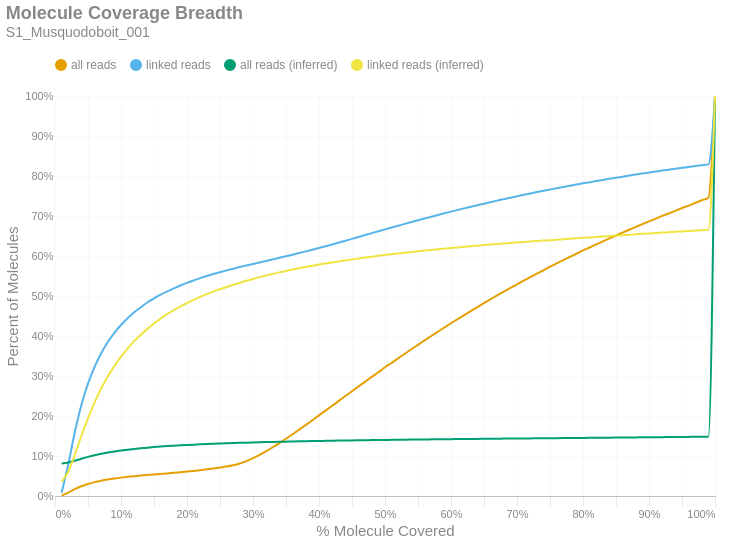

Notebook code cell kept with this figure:
### Markdown cell above
### Molecule Read Coverage
This chart shows molecule coverage breadth as computed by the number of bases aligned to that molecule. In other words, "*how much of each unique long molecule is actually sequenced/aligned?*" Keep in mind there is a distinction between sequences and alignments, since some sequences belonging to a particular molecule may not align well and wouldn't appear in the alignment data. This chart also shows molecule coverage breadth as computed by the *inferred fragment* from which the aligned sequences originate. Unlike read coverage, this calculation takes into account the total insert size, including unsequenced gaps between the forward and reverse reads. Like the previous figures, these are cumulative percents.

### Code cell
if SKIPLR:
    print_html(f"Skipped")
else:
    binned_df = consolidated_hist(valids['coverage_bp'], mask, 0.01, True)
    binned_df_inf = consolidated_hist(valids['coverage_inserts'], mask, 0.01, True)
    binned_df = binned_df.with_columns(pl.lit(binned_df_inf['all reads (cumsum)']).alias('all reads (inferred)'))
    binned_df = binned_df.with_columns(pl.lit(binned_df_inf['linked reads (cumsum)']).alias('linked reads (inferred)'))
    binned_df = binned_df.with_columns(
        (pl.col('bin').cast(pl.Float64) + 0.01).alias('right_edge')
    )

    with SafeRender(binned_df):
        (
            density_plot(binned_df, 'Molecule Coverage Breadth', samplename, 'molcov', ['all reads (inferred)','linked reads (inferred)'])
            .encode(
                #x=alt.X('bin:Q', title="% Molecule Covered").axis(format = '%').scale(padding=0),
                x=alt.X('right_edge:Q', title="% Molecule Covered").axis(format='%').scale(padding=0),
                y=alt.Y('value:Q', title='Percent of Molecules')
                    .axis(format='%')
                    .stack(False)
                    .scale(domainMin=0, padding=0),
                color=alt.Color("key:N").scale(domain = ["all reads", "linked reads", "all reads (inferred)", "linked reads (inferred)"]),
                tooltip = [
                    alt.Tooltip("key:N", title = "Data Type"),
                    alt.Tooltip("range_label:N", title="% Molecule Covered"),
                    alt.Tooltip("value:Q", format = ".2%", title="% Molecules")
                ]
            )
        ).display()

### Figure 1 — Vega-Lite specification as saved in the notebook (floating-point values rounded to 4 significant figures)
{"width": "container", "height": 400, "config": {"title": {"anchor": "start", "dy": -15, "fontSize": 18, "color": "#888888", "subtitleColor": "#888888", "subtitleFontSize": 14}, "arc": {"fill": "#0072B2"}, "axis": {"domainColor": "#888888", "domainWidth": 0.5, "gridWidth": 0.2, "grid": false, "titleFontWeight": 400, "titleFontSize": 15, "labelFontSize": 11, "labelColor": "#888888", "tickColor": "#888888", "tickWidth": 0.2, "titleColor": "#888888"}, "axisBand": {"grid": false}, "axisX": {"grid": true, "tickSize": 10, "domainCap": "round"}, "axisY": {"domain": false, "grid": true, "tickSize": 0, "domainCap": "round"}, "background": "transparent", "header": {"labelFontSize": 15, "labelColor": "#888888", "titleFontSize": 15, "titleFontWeight": 600, "titleColor": "#888888"}, "legend": {"labelFont": "sans-serif", "labelFontSize": 12, "labelColor": "#888888", "symbolSize": 100, "symbolType": "circle", "titleFontSize": 12, "titlePadding": 10, "titleColor": "#888888", "title": null, "orient": "top"}, "range": {"category": ["#E69F00", "#56B4E9", "#009E73", "#F0E442", "#0072B2", "#D55E00", "#CC79A7", "#000000"], "diverging": ["#cfe8f3", "#a2d4ec", "#73bfe2", "#46abdb", "#1696d2", "#12719e"]}, "area": {"fill": "#0072B2", "fillOpacity": 0.7, "line": true, "strokeOpacity": 0.7}, "line": {"color": "#0072B2", "stroke": "#0072B2", "strokeWidth": 2}, "trail": {"color": "#0072B2", "stroke": "#0072B2", "strokeWidth": 0, "size": 1}, "point": {"filled": true, "fillOpacity": 1.0, "size": 95}, "text": {"color": "#888888", "fontSize": 11, "align": "right", "fontWeight": 400, "size": 11}, "bar": {"fill": "#0072B2", "stroke": null}, "view": {"stroke": null, "continuousWidth": 660, "continuousHeight": 400}}, "data": {"name": "data-4d8dcf11b43961adbbf07aa567b5b1f1"}, "mark": {"type": "line", "interpolate": "monotone", "point": {"opacity": 0, "size": 275}}, "encoding": {"color": {"field": "key", "scale": {"domain": ["all reads", "linked reads", "all reads (inferred)", "linked reads (inferred)"]}, "type": "nominal"}, "tooltip": [{"field": "key", "title": "Data Type", "type": "nominal"}, {"field": "range_label", "title": "% Molecule Covered", "type": "nominal"}, {"field": "value", "format": ".2%", "title": "% Molecules", "type": "quantitative"}], "x": {"axis": {"format": "%"}, "field": "right_edge", "scale": {"padding": 0}, "title": "% Molecule Covered", "type": "quantitative"}, "y": {"axis": {"format": "%"}, "field": "value", "scale": {"domainMin": 0, "padding": 0}, "stack": false, "title": "Percent of Molecules", "type": "quantitative"}}, "params": [{"name": "param_c36ac31b6afebe62", "select": {"type": "point", "fields": ["key"]}, "bind": "legend"}], "title": {"text": "Molecule Coverage Breadth", "subtitle": "S1_Musquodoboit_001"}, "transform": [{"fold": ["all reads (cumsum)", "linked reads (cumsum)", "all reads (inferred)", "linked reads (inferred)"]}, {"calculate": "replace(datum.key, ' (cumsum)', '')", "as": "key"}, {"filter": {"param": "param_c36ac31b6afebe62"}}], "usermeta": {"embedOptions": {"downloadFileName": "S1_Musquodoboit_001.molcov"}}, "$schema": "https://vega.github.io/schema/vega-lite/v6.1.0.json", "datasets": {"data-4d8dcf11b43961adbbf07aa567b5b1f1": [{"bin": "0.0", "interval": "0.0-0.01", "all reads": 0.001072, "linked reads": 0.008127, "all reads (cumsum)": 0.001072, "linked reads (cumsum)": 0.008127, "range_label": "0.0-0.01", "all reads (inferred)": 0.08101, "linked reads (inferred)": 0.03617, "right_edge": 0.01}, {"bin": "0.01", "interval": "0.01-0.02", "all reads": 0.007571, "linked reads": 0.06993, "all reads (cumsum)": 0.008642, "linked reads (cumsum)": 0.07805, "range_label": "0.01-0.02", "all reads (inferred)": 0.08371, "linked reads (inferred)": 0.06, "right_edge": 0.02}, {"bin": "0.02", "interval": "0.02-0.03", "all reads": 0.008628, "linked reads": 0.08153, "all reads (cumsum)": 0.01727, "linked reads (cumsum)": 0.1596, "range_label": "0.02-0.03", "all reads (inferred)": 0.08829, "linked reads (inferred)": 0.1031, "right_edge": 0.03}, {"bin": "0.03", "interval": "0.03-0.04", "all reads": 0.007229, "linked reads": 0.06792, "all reads (cumsum)": 0.0245, "linked reads (cumsum)": 0.2275, "range_label": "0.03-0.04", "all reads (inferred)": 0.0932, "linked reads (inferred)": 0.1501, "right_edge": 0.04}, {"bin": "0.04", "interval": "0.04-0.05", "all reads": 0.005652, "linked reads": 0.05328, "all reads (cumsum)": 0.03015, "linked reads (cumsum)": 0.2808, "range_label": "0.04-0.05", "all reads (inferred)": 0.09783, "linked reads (inferred)": 0.1942, "right_edge": 0.05}, {"bin": "0.05", "interval": "0.05-0.06", "all reads": 0.004503, "linked reads": 0.04208, "all reads (cumsum)": 0.03465, "linked reads (cumsum)": 0.3229, "range_label": "0.05-0.06", "all reads (inferred)": 0.102, "linked reads (inferred)": 0.2341, "right_edge": 0.06}, {"bin": "0.06", "interval": "0.06-0.07", "all reads": 0.00364, "linked reads": 0.03403, "all reads (cumsum)": 0.0383, "linked reads (cumsum)": 0.3569, "range_label": "0.06-0.07", "all reads (inferred)": 0.1055, "linked reads (inferred)": 0.2687, "right_edge": 0.07}, {"bin": "0.07", "interval": "0.07-0.08", "all reads": 0.002994, "linked reads": 0.02799, "all reads (cumsum)": 0.04129, "linked reads (cumsum)": 0.3849, "range_label": "0.07-0.08", "all reads (inferred)": 0.1086, "linked reads (inferred)": 0.2986, "right_edge": 0.08}, {"bin": "0.08", "interval": "0.08-0.09", "all reads": 0.002511, "linked reads": 0.02313, "all reads (cumsum)": 0.0438, "linked reads (cumsum)": 0.408, "range_label": "0.08-0.09", "all reads (inferred)": 0.1114, "linked reads (inferred)": 0.3253, "right_edge": 0.09}, {"bin": "0.09", "interval": "0.09-0.1", "all reads": 0.002148, "linked reads": 0.01942, "all reads (cumsum)": 0.04595, "linked reads (cumsum)": 0.4274, "range_label": "0.09-0.1", "all reads (inferred)": 0.1138, "linked reads (inferred)": 0.3484, "right_edge": 0.1}, {"bin": "0.1", "interval": "0.1-0.11", "all reads": 0.001903, "linked reads": 0.01696, "all reads (cumsum)": 0.04785, "linked reads (cumsum)": 0.4444, "range_label": "0.1-0.11", "all reads (inferred)": 0.1159, "linked reads (inferred)": 0.3687, "right_edge": 0.11}, {"bin": "0.11", "interval": "0.11-0.12", "all reads": 0.001694, "linked reads": 0.01487, "all reads (cumsum)": 0.04955, "linked reads (cumsum)": 0.4593, "range_label": "0.11-0.12", "all reads (inferred)": 0.1177, "linked reads (inferred)": 0.3871, "right_edge": 0.12}, {"bin": "0.12", "interval": "0.12-0.13", "all reads": 0.001508, "linked reads": 0.01273, "all reads (cumsum)": 0.05105, "linked reads (cumsum)": 0.472, "range_label": "0.12-0.13", "all reads (inferred)": 0.1194, "linked reads (inferred)": 0.4034, "right_edge": 0.13}, {"bin": "0.13", "interval": "0.13-0.14", "all reads": 0.001426, "linked reads": 0.01168, "all reads (cumsum)": 0.05248, "linked reads (cumsum)": 0.4837, "range_label": "0.13-0.14", "all reads (inferred)": 0.1209, "linked reads (inferred)": 0.4178, "right_edge": 0.14}, {"bin": "0.14", "interval": "0.14-0.15", "all reads": 0.001339, "linked reads": 0.01031, "all reads (cumsum)": 0.05382, "linked reads (cumsum)": 0.494, "range_label": "0.14-0.15", "all reads (inferred)": 0.1223, "linked reads (inferred)": 0.4312, "right_edge": 0.15}, {"bin": "0.15", "interval": "0.15-0.16", "all reads": 0.001312, "linked reads": 0.009231, "all reads (cumsum)": 0.05513, "linked reads (cumsum)": 0.5032, "range_label": "0.15-0.16", "all reads (inferred)": 0.1236, "linked reads (inferred)": 0.4434, "right_edge": 0.16}, {"bin": "0.16", "interval": "0.16-0.17", "all reads": 0.001341, "linked reads": 0.008229, "all reads (cumsum)": 0.05647, "linked reads (cumsum)": 0.5114, "range_label": "0.16-0.17", "all reads (inferred)": 0.1247, "linked reads (inferred)": 0.4546, "right_edge": 0.17}, {"bin": "0.17", "interval": "0.17-0.18", "all reads": 0.001439, "linked reads": 0.007718, "all reads (cumsum)": 0.05791, "linked reads (cumsum)": 0.5192, "range_label": "0.17-0.18", "all reads (inferred)": 0.1257, "linked reads (inferred)": 0.4645, "right_edge": 0.18}, {"bin": "0.18", "interval": "0.18-0.19", "all reads": 0.001517, "linked reads": 0.00712, "all reads (cumsum)": 0.05943, "linked reads (cumsum)": 0.5263, "range_label": "0.18-0.19", "all reads (inferred)": 0.1267, "linked reads (inferred)": 0.4738, "right_edge": 0.19}, {"bin": "0.19", "interval": "0.19-0.2", "all reads": 0.001636, "linked reads": 0.006574, "all reads (cumsum)": 0.06106, "linked reads (cumsum)": 0.5329, "range_label": "0.19-0.2", "all reads (inferred)": 0.1276, "linked reads (inferred)": 0.4825, "right_edge": 0.2}, {"bin": "0.2", "interval": "0.2-0.21", "all reads": 0.001708, "linked reads": 0.005982, "all reads (cumsum)": 0.06277, "linked reads (cumsum)": 0.5388, "range_label": "0.2-0.21", "all reads (inferred)": 0.1284, "linked reads (inferred)": 0.4903, "right_edge": 0.21}, {"bin": "0.21", "interval": "0.21-0.22", "all reads": 0.001853, "linked reads": 0.005749, "all reads (cumsum)": 0.06463, "linked reads (cumsum)": 0.5446, "range_label": "0.21-0.22", "all reads (inferred)": 0.1292, "linked reads (inferred)": 0.4977, "right_edge": 0.22}, {"bin": "0.22", "interval": "0.22-0.23", "all reads": 0.001986, "linked reads": 0.005344, "all reads (cumsum)": 0.06661, "linked reads (cumsum)": 0.5499, "range_label": "0.22-0.23", "all reads (inferred)": 0.1299, "linked reads (inferred)": 0.5047, "right_edge": 0.23}, {"bin": "0.23", "interval": "0.23-0.24", "all reads": 0.002094, "linked reads": 0.004982, "all reads (cumsum)": 0.06871, "linked reads (cumsum)": 0.5549, "range_label": "0.23-0.24", "all reads (inferred)": 0.1305, "linked reads (inferred)": 0.511, "right_edge": 0.24}, {"bin": "0.24", "interval": "0.24-0.25", "all reads": 0.002273, "linked reads": 0.004635, "all reads (cumsum)": 0.07098, "linked reads (cumsum)": 0.5595, "range_label": "0.24-0.25", "all reads (inferred)": 0.1311, "linked reads (inferred)": 0.5169, "right_edge": 0.25}, {"bin": "0.25", "interval": "0.25-0.26", "all reads": 0.002509, "linked reads": 0.004477, "all reads (cumsum)": 0.07349, "linked reads (cumsum)": 0.564, "range_label": "0.25-0.26", "all reads (inferred)": 0.1317, "linked reads (inferred)": 0.5226, "right_edge": 0.26}, {"bin": "0.26", "interval": "0.26-0.27", "all reads": 0.003269, "linked reads": 0.004329, "all reads (cumsum)": 0.07676, "linked reads (cumsum)": 0.5684, "range_label": "0.26-0.27", "all reads (inferred)": 0.1323, "linked reads (inferred)": 0.5281, "right_edge": 0.27}, {"bin": "0.27", "interval": "0.27-0.28", "all reads": 0.004504, "linked reads": 0.004086, "all reads (cumsum)": 0.08126, "linked reads (cumsum)": 0.5724, "range_label": "0.27-0.28", "all reads (inferred)": 0.1328, "linked reads (inferred)": 0.5332, "right_edge": 0.28}, {"bin": "0.28", "interval": "0.28-0.29", "all reads": 0.005996, "linked reads": 0.003888, "all reads (cumsum)": 0.08726, "linked reads (cumsum)": 0.5763, "range_label": "0.28-0.29", "all reads (inferred)": 0.1333, "linked reads (inferred)": 0.5381, "right_edge": 0.29}, {"bin": "0.29", "interval": "0.29-0.3", "all reads": 0.00731, "linked reads": 0.003858, "all reads (cumsum)": 0.09457, "linked reads (cumsum)": 0.5802, "range_label": "0.29-0.3", "all reads (inferred)": 0.1338, "linked reads (inferred)": 0.5427, "right_edge": 0.3}, {"bin": "0.3", "interval": "0.3-0.31", "all reads": 0.008249, "linked reads": 0.003762, "all reads (cumsum)": 0.1028, "linked reads (cumsum)": 0.5839, "range_label": "0.3-0.31", "all reads (inferred)": 0.1343, "linked reads (inferred)": 0.5471, "right_edge": 0.31}, {"bin": "0.31", "interval": "0.31-0.32", "all reads": 0.009157, "linked reads": 0.003765, "all reads (cumsum)": 0.112, "linked reads (cumsum)": 0.5877, "range_label": "0.31-0.32", "all reads (inferred)": 0.1347, "linked reads (inferred)": 0.5513, "right_edge": 0.32}, {"bin": "0.32", "interval": "0.32-0.33", "all reads": 0.009946, "linked reads": 0.003837, "all reads (cumsum)": 0.1219, "linked reads (cumsum)": 0.5915, "range_label": "0.32-0.33", "all reads (inferred)": 0.1351, "linked reads (inferred)": 0.5553, "right_edge": 0.33}, {"bin": "0.33", "interval": "0.33-0.34", "all reads": 0.01038, "linked reads": 0.003853, "all reads (cumsum)": 0.1323, "linked reads (cumsum)": 0.5954, "range_label": "0.33-0.34", "all reads (inferred)": 0.1355, "linked reads (inferred)": 0.5591, "right_edge": 0.34}, {"bin": "0.34", "interval": "0.34-0.35", "all reads": 0.0108, "linked reads": 0.003958, "all reads (cumsum)": 0.1431, "linked reads (cumsum)": 0.5994, "range_label": "0.34-0.35", "all reads (inferred)": 0.1359, "linked reads (inferred)": 0.5626, "right_edge": 0.35}, {"bin": "0.35", "interval": "0.35-0.36", "all reads": 0.01122, "linked reads": 0.003954, "all reads (cumsum)": 0.1543, "linked reads (cumsum)": 0.6033, "range_label": "0.35-0.36", "all reads (inferred)": 0.1363, "linked reads (inferred)": 0.5662, "right_edge": 0.36}, {"bin": "0.36", "interval": "0.36-0.37", "all reads": 0.01148, "linked reads": 0.004171, "all reads (cumsum)": 0.1658, "linked reads (cumsum)": 0.6075, "range_label": "0.36-0.37", "all reads (inferred)": 0.1366, "linked reads (inferred)": 0.5695, "right_edge": 0.37}, {"bin": "0.37", "interval": "0.37-0.38", "all reads": 0.01173, "linked reads": 0.004074, "all reads (cumsum)": 0.1775, "linked reads (cumsum)": 0.6116, "range_label": "0.37-0.38", "all reads (inferred)": 0.137, "linked reads (inferred)": 0.5726, "right_edge": 0.38}, {"bin": "0.38", "interval": "0.38-0.39", "all reads": 0.01185, "linked reads": 0.004147, "all reads (cumsum)": 0.1894, "linked reads (cumsum)": 0.6157, "range_label": "0.38-0.39", "all reads (inferred)": 0.1373, "linked reads (inferred)": 0.5756, "right_edge": 0.39}, {"bin": "0.39", "interval": "0.39-0.4", "all reads": 0.01225, "linked reads": 0.004513, "all reads (cumsum)": 0.2016, "linked reads (cumsum)": 0.6202, "range_label": "0.39-0.4", "all reads (inferred)": 0.1376, "linked reads (inferred)": 0.5785, "right_edge": 0.4}, {"bin": "0.4", "interval": "0.4-0.41", "all reads": 0.01192, "linked reads": 0.004252, "all reads (cumsum)": 0.2135, "linked reads (cumsum)": 0.6245, "range_label": "0.4-0.41", "all reads (inferred)": 0.1379, "linked reads (inferred)": 0.5813, "right_edge": 0.41}, {"bin": "0.41", "interval": "0.41-0.42", "all reads": 0.01207, "linked reads": 0.004468, "all reads (cumsum)": 0.2256, "linked reads (cumsum)": 0.6289, "range_label": "0.41-0.42", "all reads (inferred)": 0.1382, "linked reads (inferred)": 0.584, "right_edge": 0.42}, {"bin": "0.42", "interval": "0.42-0.43", "all reads": 0.01219, "linked reads": 0.004641, "all reads (cumsum)": 0.2378, "linked reads (cumsum)": 0.6336, "range_label": "0.42-0.43", "all reads (inferred)": 0.1385, "linked reads (inferred)": 0.5865, "right_edge": 0.43}, {"bin": "0.43", "interval": "0.43-0.44", "all reads": 0.01207, "linked reads": 0.00452, "all reads (cumsum)": 0.2499, "linked reads (cumsum)": 0.6381, "range_label": "0.43-0.44", "all reads (inferred)": 0.1387, "linked reads (inferred)": 0.5891, "right_edge": 0.44}, {"bin": "0.44", "interval": "0.44-0.45", "all reads": 0.01211, "linked reads": 0.004791, "all reads (cumsum)": 0.262, "linked reads (cumsum)": 0.6429, "range_label": "0.44-0.45", "all reads (inferred)": 0.139, "linked reads (inferred)": 0.5916, "right_edge": 0.45}, {"bin": "0.45", "interval": "0.45-0.46", "all reads": 0.01206, "linked reads": 0.004728, "all reads (cumsum)": 0.274, "linked reads (cumsum)": 0.6476, "range_label": "0.45-0.46", "all reads (inferred)": 0.1392, "linked reads (inferred)": 0.5938, "right_edge": 0.46}, {"bin": "0.46", "interval": "0.46-0.47", "all reads": 0.01198, "linked reads": 0.004798, "all reads (cumsum)": 0.286, "linked reads (cumsum)": 0.6524, "range_label": "0.46-0.47", "all reads (inferred)": 0.1395, "linked reads (inferred)": 0.5961, "right_edge": 0.47}, {"bin": "0.47", "interval": "0.47-0.48", "all reads": 0.01197, "linked reads": 0.004728, "all reads (cumsum)": 0.298, "linked reads (cumsum)": 0.6571, "range_label": "0.47-0.48", "all reads (inferred)": 0.1397, "linked reads (inferred)": 0.5983, "right_edge": 0.48}, {"bin": "0.48", "interval": "0.48-0.49", "all reads": 0.0114, "linked reads": 0.004693, "all reads (cumsum)": 0.3094, "linked reads (cumsum)": 0.6618, "range_label": "0.48-0.49", "all reads (inferred)": 0.1399, "linked reads (inferred)": 0.6004, "right_edge": 0.49}, {"bin": "0.49", "interval": "0.49-0.5", "all reads": 0.01255, "linked reads": 0.004812, "all reads (cumsum)": 0.3219, "linked reads (cumsum)": 0.6666, "range_label": "0.49-0.5", "all reads (inferred)": 0.1402, "linked reads (inferred)": 0.6024, "right_edge": 0.5}, {"bin": "0.5", "interval": "0.5-0.51", "all reads": 0.0106, "linked reads": 0.004529, "all reads (cumsum)": 0.3325, "linked reads (cumsum)": 0.6712, "range_label": "0.5-0.51", "all reads (inferred)": 0.1404, "linked reads (inferred)": 0.6043, "right_edge": 0.51}, {"bin": "0.51", "interval": "0.51-0.52", "all reads": 0.01194, "linked reads": 0.004586, "all reads (cumsum)": 0.3445, "linked reads (cumsum)": 0.6758, "range_label": "0.51-0.52", "all reads (inferred)": 0.1406, "linked reads (inferred)": 0.6063, "right_edge": 0.52}, {"bin": "0.52", "interval": "0.52-0.53", "all reads": 0.01115, "linked reads": 0.004632, "all reads (cumsum)": 0.3556, "linked reads (cumsum)": 0.6804, "range_label": "0.52-0.53", "all reads (inferred)": 0.1408, "linked reads (inferred)": 0.6082, "right_edge": 0.53}, {"bin": "0.53", "interval": "0.53-0.54", "all reads": 0.0113, "linked reads": 0.004513, "all reads (cumsum)": 0.3669, "linked reads (cumsum)": 0.6849, "range_label": "0.53-0.54", "all reads (inferred)": 0.141, "linked reads (inferred)": 0.61, "right_edge": 0.54}, {"bin": "0.54", "interval": "0.54-0.55", "all reads": 0.011, "linked reads": 0.004446, "all reads (cumsum)": 0.3779, "linked reads (cumsum)": 0.6894, "range_label": "0.54-0.55", "all reads (inferred)": 0.1412, "linked reads (inferred)": 0.6118, "right_edge": 0.55}, {"bin": "0.55", "interval": "0.55-0.56", "all reads": 0.01115, "linked reads": 0.00432, "all reads (cumsum)": 0.3891, "linked reads (cumsum)": 0.6937, "range_label": "0.55-0.56", "all reads (inferred)": 0.1414, "linked reads (inferred)": 0.6135, "right_edge": 0.56}, {"bin": "0.56", "interval": "0.56-0.57", "all reads": 0.01092, "linked reads": 0.004381, "all reads (cumsum)": 0.4, "linked reads (cumsum)": 0.6981, "range_label": "0.56-0.57", "all reads (inferred)": 0.1416, "linked reads (inferred)": 0.6153, "right_edge": 0.57}, {"bin": "0.57", "interval": "0.57-0.58", "all reads": 0.01057, "linked reads": 0.004324, "all reads (cumsum)": 0.4106, "linked reads (cumsum)": 0.7024, "range_label": "0.57-0.58", "all reads (inferred)": 0.1418, "linked reads (inferred)": 0.6169, "right_edge": 0.58}, {"bin": "0.58", "interval": "0.58-0.59", "all reads": 0.01062, "linked reads": 0.004315, "all reads (cumsum)": 0.4212, "linked reads (cumsum)": 0.7067, "range_label": "0.58-0.59", "all reads (inferred)": 0.1419, "linked reads (inferred)": 0.6184, "right_edge": 0.59}, {"bin": "0.59", "interval": "0.59-0.6", "all reads": 0.01072, "linked reads": 0.00421, "all reads (cumsum)": 0.4319, "linked reads (cumsum)": 0.7109, "range_label": "0.59-0.6", "all reads (inferred)": 0.1421, "linked reads (inferred)": 0.62, "right_edge": 0.6}, {"bin": "0.6", "interval": "0.6-0.61", "all reads": 0.01007, "linked reads": 0.004114, "all reads (cumsum)": 0.442, "linked reads (cumsum)": 0.715, "range_label": "0.6-0.61", "all reads (inferred)": 0.1423, "linked reads (inferred)": 0.6215, "right_edge": 0.61}, {"bin": "0.61", "interval": "0.61-0.62", "all reads": 0.01041, "linked reads": 0.004091, "all reads (cumsum)": 0.4524, "linked reads (cumsum)": 0.7191, "range_label": "0.61-0.62", "all reads (inferred)": 0.1425, "linked reads (inferred)": 0.6231, "right_edge": 0.62}, {"bin": "0.62", "interval": "0.62-0.63", "all reads": 0.01002, "linked reads": 0.004047, "all reads (cumsum)": 0.4624, "linked reads (cumsum)": 0.7232, "range_label": "0.62-0.63", "all reads (inferred)": 0.1427, "linked reads (inferred)": 0.6245, "right_edge": 0.63}, {"bin": "0.63", "interval": "0.63-0.64", "all reads": 0.009955, "linked reads": 0.003889, "all reads (cumsum)": 0.4724, "linked reads (cumsum)": 0.727, "range_label": "0.63-0.64", "all reads (inferred)": 0.1428, "linked reads (inferred)": 0.6259, "right_edge": 0.64}, {"bin": "0.64", "interval": "0.64-0.65", "all reads": 0.0097, "linked reads": 0.003777, "all reads (cumsum)": 0.4821, "linked reads (cumsum)": 0.7308, "range_label": "0.64-0.65", "all reads (inferred)": 0.143, "linked reads (inferred)": 0.6272, "right_edge": 0.65}, {"bin": "0.65", "interval": "0.65-0.66", "all reads": 0.009972, "linked reads": 0.003949, "all reads (cumsum)": 0.492, "linked reads (cumsum)": 0.7348, "range_label": "0.65-0.66", "all reads (inferred)": 0.1431, "linked reads (inferred)": 0.6285, "right_edge": 0.66}, {"bin": "0.66", "interval": "0.66-0.67", "all reads": 0.009397, "linked reads": 0.0037, "all reads (cumsum)": 0.5014, "linked reads (cumsum)": 0.7385, "range_label": "0.66-0.67", "all reads (inferred)": 0.1433, "linked reads (inferred)": 0.6299, "right_edge": 0.67}, {"bin": "0.67", "interval": "0.67-0.68", "all reads": 0.009467, "linked reads": 0.003703, "all reads (cumsum)": 0.5109, "linked reads (cumsum)": 0.7422, "range_label": "0.67-0.68", "all reads (inferred)": 0.1434, "linked reads (inferred)": 0.6312, "right_edge": 0.68}, {"bin": "0.68", "interval": "0.68-0.69", "all reads": 0.009121, "linked reads": 0.003663, "all reads (cumsum)": 0.52, "linked reads (cumsum)": 0.7458, "range_label": "0.68-0.69", "all reads (inferred)": 0.1436, "linked reads (inferred)": 0.6325, "right_edge": 0.69}, {"bin": "0.69", "interval": "0.69-0.7", "all reads": 0.009258, "linked reads": 0.003563, "all reads (cumsum)": 0.5293, "linked reads (cumsum)": 0.7494, "range_label": "0.69-0.7", "all reads (inferred)": 0.1438, "linked reads (inferred)": 0.6338, "right_edge": 0.7}, {"bin": "0.7", "interval": "0.7-0.71", "all reads": 0.008899, "linked reads": 0.003526, "all reads (cumsum)": 0.5382, "linked reads (cumsum)": 0.7529, "range_label": "0.7-0.71", "all reads (inferred)": 0.1439, "linked reads (inferred)": 0.635, "right_edge": 0.71}, {"bin": "0.71", "interval": "0.71-0.72", "all reads": 0.008794, "linked reads": 0.0035, "all reads (cumsum)": 0.547, "linked reads (cumsum)": 0.7564, "range_label": "0.71-0.72", "all reads (inferred)": 0.1441, "linked reads (inferred)": 0.6362, "right_edge": 0.72}, {"bin": "0.72", "interval": "0.72-0.73", "all reads": 0.008843, "linked reads": 0.003326, "all reads (cumsum)": 0.5558, "linked reads (cumsum)": 0.7598, "range_label": "0.72-0.73", "all reads (inferred)": 0.1442, "linked reads (inferred)": 0.6374, "right_edge": 0.73}, {"bin": "0.73", "interval": "0.73-0.74", "all reads": 0.008471, "linked reads": 0.003268, "all reads (cumsum)": 0.5643, "linked reads (cumsum)": 0.763, "range_label": "0.73-0.74", "all reads (inferred)": 0.1444, "linked reads (inferred)": 0.6385, "right_edge": 0.74}, {"bin": "0.74", "interval": "0.74-0.75", "all reads": 0.008931, "linked reads": 0.003414, "all reads (cumsum)": 0.5732, "linked reads (cumsum)": 0.7664, "range_label": "0.74-0.75", "all reads (inferred)": 0.1445, "linked reads (inferred)": 0.6396, "right_edge": 0.75}, {"bin": "0.75", "interval": "0.75-0.76", "all reads": 0.008123, "linked reads": 0.003132, "all reads (cumsum)": 0.5813, "linked reads (cumsum)": 0.7696, "range_label": "0.75-0.76", "all reads (inferred)": 0.1446, "linked reads (inferred)": 0.6408, "right_edge": 0.76}, {"bin": "0.76", "interval": "0.76-0.77", "all reads": 0.008174, "linked reads": 0.003161, "all reads (cumsum)": 0.5895, "linked reads (cumsum)": 0.7727, "range_label": "0.76-0.77", "all reads (inferred)": 0.1448, "linked reads (inferred)": 0.6419, "right_edge": 0.77}, {"bin": "0.77", "interval": "0.77-0.78", "all reads": 0.008099, "linked reads": 0.00303, "all reads (cumsum)": 0.5976, "linked reads (cumsum)": 0.7758, "range_label": "0.77-0.78", "all reads (inferred)": 0.1449, "linked reads (inferred)": 0.643, "right_edge": 0.78}, {"bin": "0.78", "interval": "0.78-0.79", "all reads": 0.007982, "linked reads": 0.002836, "all reads (cumsum)": 0.6056, "linked reads (cumsum)": 0.7786, "range_label": "0.78-0.79", "all reads (inferred)": 0.1451, "linked reads (inferred)": 0.6442, "right_edge": 0.79}, {"bin": "0.79", "interval": "0.79-0.8", "all reads": 0.008314, "linked reads": 0.00312, "all reads (cumsum)": 0.6139, "linked reads (cumsum)": 0.7817, "range_label": "0.79-0.8", "all reads (inferred)": 0.1453, "linked reads (inferred)": 0.6454, "right_edge": 0.8}, {"bin": "0.8", "interval": "0.8-0.81", "all reads": 0.007416, "linked reads": 0.002763, "all reads (cumsum)": 0.6213, "linked reads (cumsum)": 0.7845, "range_label": "0.8-0.81", "all reads (inferred)": 0.1454, "linked reads (inferred)": 0.6465, "right_edge": 0.81}, {"bin": "0.81", "interval": "0.81-0.82", "all reads": 0.007546, "linked reads": 0.002898, "all reads (cumsum)": 0.6289, "linked reads (cumsum)": 0.7874, "range_label": "0.81-0.82", "all reads (inferred)": 0.1456, "linked reads (inferred)": 0.6477, "right_edge": 0.82}, {"bin": "0.82", "interval": "0.82-0.83", "all reads": 0.007687, "linked reads": 0.002855, "all reads (cumsum)": 0.6365, "linked reads (cumsum)": 0.7902, "range_label": "0.82-0.83", "all reads (inferred)": 0.1457, "linked reads (inferred)": 0.6488, "right_edge": 0.83}, {"bin": "0.83", "interval": "0.83-0.84", "all reads": 0.007458, "linked reads": 0.002766, "all reads (cumsum)": 0.644, "linked reads (cumsum)": 0.793, "range_label": "0.83-0.84", "all reads (inferred)": 0.1459, "linked reads (inferred)": 0.65, "right_edge": 0.84}, {"bin": "0.84", "interval": "0.84-0.85", "all reads": 0.0072, "linked reads": 0.002521, "all reads (cumsum)": 0.6512, "linked reads (cumsum)": 0.7955, "range_label": "0.84-0.85", "all reads (inferred)": 0.146, "linked reads (inferred)": 0.651, "right_edge": 0.85}, {"bin": "0.85", "interval": "0.85-0.86", "all reads": 0.007313, "linked reads": 0.002805, "all reads (cumsum)": 0.6585, "linked reads (cumsum)": 0.7983, "range_label": "0.85-0.86", "all reads (inferred)": 0.1462, "linked reads (inferred)": 0.6521, "right_edge": 0.86}, {"bin": "0.86", "interval": "0.86-0.87", "all reads": 0.007061, "linked reads": 0.002692, "all reads (cumsum)": 0.6656, "linked reads (cumsum)": 0.801, "range_label": "0.86-0.87", "all reads (inferred)": 0.1463, "linked reads (inferred)": 0.6533, "right_edge": 0.87}, {"bin": "0.87", "interval": "0.87-0.88", "all reads": 0.007165, "linked reads": 0.002563, "all reads (cumsum)": 0.6727, "linked reads (cumsum)": 0.8036, "range_label": "0.87-0.88", "all reads (inferred)": 0.1465, "linked reads (inferred)": 0.6544, "right_edge": 0.88}, {"bin": "0.88", "interval": "0.88-0.89", "all reads": 0.006865, "linked reads": 0.002693, "all reads (cumsum)": 0.6796, "linked reads (cumsum)": 0.8063, "range_label": "0.88-0.89", "all reads (inferred)": 0.1467, "linked reads (inferred)": 0.6555, "right_edge": 0.89}, {"bin": "0.89", "interval": "0.89-0.9", "all reads": 0.006957, "linked reads": 0.002468, "all reads (cumsum)": 0.6866, "linked reads (cumsum)": 0.8087, "range_label": "0.89-0.9", "all reads (inferred)": 0.1468, "linked reads (inferred)": 0.6565, "right_edge": 0.9}, {"bin": "0.9", "interval": "0.9-0.91", "all reads": 0.0064, "linked reads": 0.002392, "all reads (cumsum)": 0.693, "linked reads (cumsum)": 0.8111, "range_label": "0.9-0.91", "all reads (inferred)": 0.147, "linked reads (inferred)": 0.6575, "right_edge": 0.91}, {"bin": "0.91", "interval": "0.91-0.92", "all reads": 0.007241, "linked reads": 0.002416, "all reads (cumsum)": 0.7002, "linked reads (cumsum)": 0.8135, "range_label": "0.91-0.92", "all reads (inferred)": 0.1471, "linked reads (inferred)": 0.6585, "right_edge": 0.92}, {"bin": "0.92", "interval": "0.92-0.93", "all reads": 0.006149, "linked reads": 0.002287, "all reads (cumsum)": 0.7064, "linked reads (cumsum)": 0.8158, "range_label": "0.92-0.93", "all reads (inferred)": 0.1473, "linked reads (inferred)": 0.6594, "right_edge": 0.93}, {"bin": "0.93", "interval": "0.93-0.94", "all reads": 0.00659, "linked reads": 0.002302, "all reads (cumsum)": 0.7129, "linked reads (cumsum)": 0.8181, "range_label": "0.93-0.94", "all reads (inferred)": 0.1474, "linked reads (inferred)": 0.6604, "right_edge": 0.94}, {"bin": "0.94", "interval": "0.94-0.95", "all reads": 0.007032, "linked reads": 0.002227, "all reads (cumsum)": 0.72, "linked reads (cumsum)": 0.8204, "range_label": "0.94-0.95", "all reads (inferred)": 0.1476, "linked reads (inferred)": 0.6614, "right_edge": 0.95}, {"bin": "0.95", "interval": "0.95-0.96", "all reads": 0.005818, "linked reads": 0.002258, "all reads (cumsum)": 0.7258, "linked reads (cumsum)": 0.8226, "range_label": "0.95-0.96", "all reads (inferred)": 0.1478, "linked reads (inferred)": 0.6624, "right_edge": 0.96}, {"bin": "0.96", "interval": "0.96-0.97", "all reads": 0.006769, "linked reads": 0.002194, "all reads (cumsum)": 0.7326, "linked reads (cumsum)": 0.8248, "range_label": "0.96-0.97", "all reads (inferred)": 0.1479, "linked reads (inferred)": 0.6634, "right_edge": 0.97}, {"bin": "0.97", "interval": "0.97-0.98", "all reads": 0.006809, "linked reads": 0.002148, "all reads (cumsum)": 0.7394, "linked reads (cumsum)": 0.827, "range_label": "0.97-0.98", "all reads (inferred)": 0.1481, "linked reads (inferred)": 0.6646, "right_edge": 0.98}, {"bin": "0.98", "interval": "0.98-0.99", "all reads": 0.006365, "linked reads": 0.00213, "all reads (cumsum)": 0.7457, "linked reads (cumsum)": 0.8291, "range_label": "0.98-0.99", "all reads (inferred)": 0.1484, "linked reads (inferred)": 0.6659, "right_edge": 0.99}, {"bin": "0.99", "interval": "0.99-1.0", "all reads": 0.2543, "linked reads": 0.1709, "all reads (cumsum)": 1.0, "linked reads (cumsum)": 1.0, "range_label": "0.99-1.0", "all reads (inferred)": 1.0, "linked reads (inferred)": 1.0, "right_edge": 1.0}]}}
